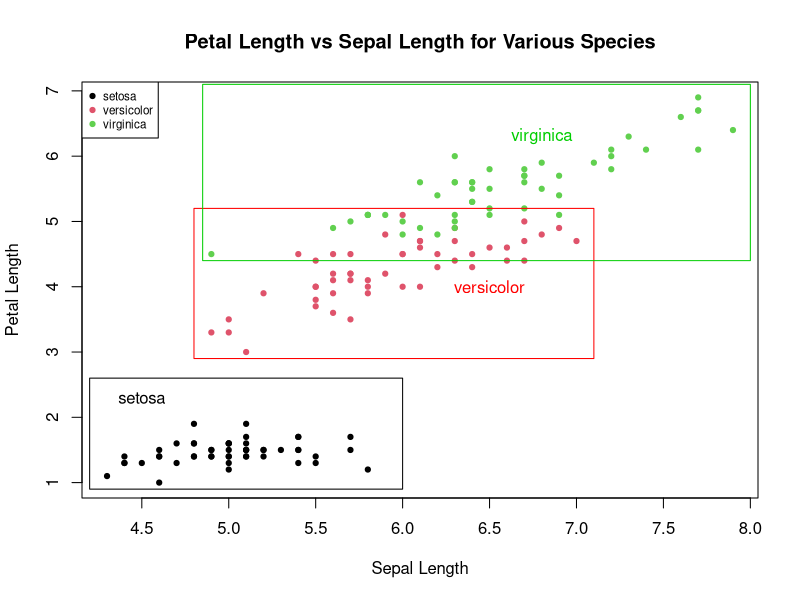

The R script that drew this image:
#----------------------------------------------------------------------------#
# File: January 25 R Homework
# Author: Dylan Oh
#
# Created on 23 January 2018, 22:50
#----------------------------------------------------------------------------#

# Plotting petal length vs sepal length
plot(iris$Sepal.Length,iris$Petal.Length,
     main = 'Petal Length vs Sepal Length for Various Species',
     xlab = 'Sepal Length',
     ylab = 'Petal Length',
     col = iris$Species,
     cex = 0.7,
     pch = 19)

# Adding legend to the top left of the plot
legend('topleft',
       legend = levels(iris$Species),
       col = 1:3,
       pch = 19,
       cex = 0.7)

# Adding text for setosa cluster
text(4.5,2.3,'setosa')

# Adding text for versicolor cluster
text(6.5,4,'versicolor',
     col = 'red')

# Adding text for virginica cluster
text(6.8,6.3,'virginica',
     col = 'green3')

# Drawing rectangle around setosa cluster
rect(4.2,0.9,6.0,2.6)

# Drawing rectangle around versicolor cluster
rect(4.8,2.9,7.1,5.2,
     border = 'red')

# Drawing rectangle around virginica cluster
rect(4.85,4.4,8,7.1,
     border = 'green3')
